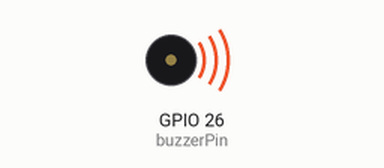
This sketch was run on a simulated ESP32. Parts: buzzer (waves = sounding). What the sketch prints to the serial monitor is not drawn.

Above: at 0.3 s.
Timing chart, 0 to 3.5 s (numbered marks = the images above):
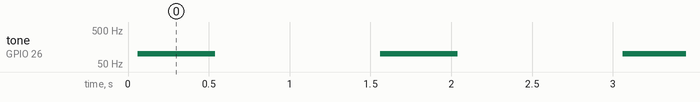

The sketch:

buzzer_test.ino
```cpp
// --- Constants ---
const int buzzerPin = 26; // GPIO pin the buzzer signal is connected to

void setup() {
  Serial.begin(115200); // Start Serial communication for messages
  Serial.println("Buzzer Test 1: Simple On/Off (for Active Buzzers)");

  // Set the buzzer pin as an output
  pinMode(buzzerPin, OUTPUT);

  Serial.println("Starting test loop...");
}

void loop() {
  // Turn the buzzer ON
  for (int i =0 ; i < 50; i++)
  {
    digitalWrite(buzzerPin, HIGH);
    delay(5);
    digitalWrite(buzzerPin, LOW);
    delay(5);
  }
  delay(1000);// Keep it off for 1.5 seconds
}
```

Measured:
- by itself, tone on GPIO 26 (buzzerPin): alternates 100 Hz for 0.48 s and silent for 1.0 s
